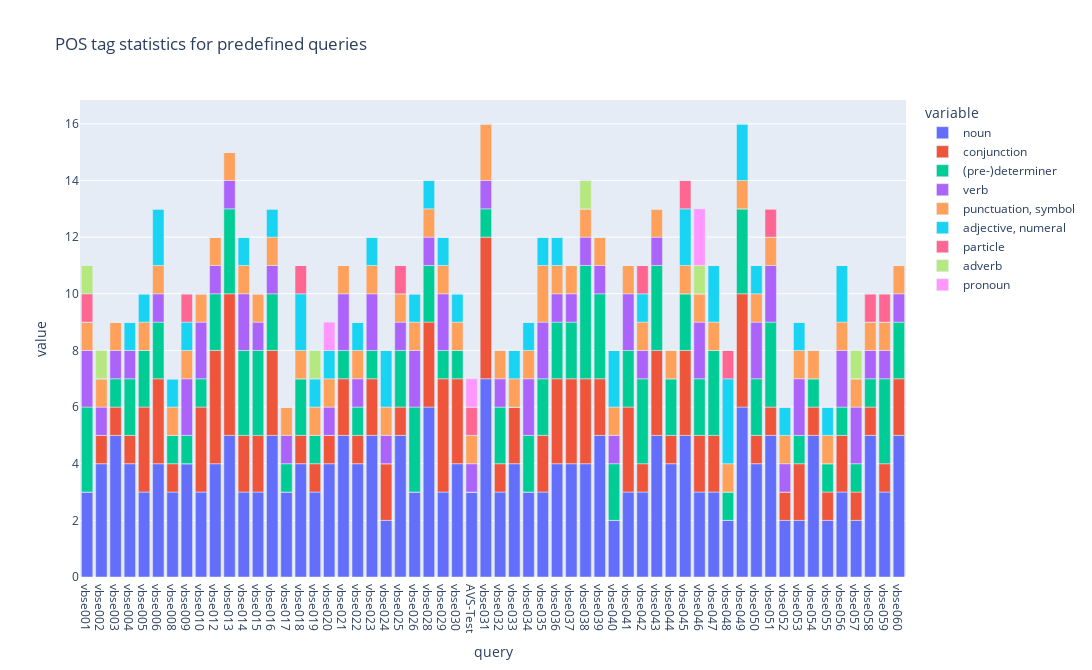

Here is the notebook cell this chart was saved with:
### Code cell
plot_pos_stats(predef_pos,s_postaglist)

### Figure 1 — Plotly figure (JSON) as saved in the notebook; plotly's stock layout.template omitted (floating-point values rounded to 4 significant figures)
{"data": [{"alignmentgroup": "True", "hovertemplate": "variable=noun<br>query=%{x}<br>value=%{y}<extra></extra>", "legendgroup": "noun", "marker": {"color": "#636efa", "pattern": {"shape": ""}}, "name": "noun", "offsetgroup": "noun", "orientation": "v", "showlegend": true, "textposition": "auto", "type": "bar", "x": ["vbse001", "vbse002", "vbse003", "vbse004", "vbse005", "vbse006", "vbse008", "vbse009", "vbse010", "vbse012", "vbse013", "vbse014", "vbse015", "vbse016", "vbse017", "vbse018", "vbse019", "vbse020", "vbse021", "vbse022", "vbse023", "vbse024", "vbse025", "vbse026", "vbse028", "vbse029", "vbse030", "AVS-Test", "vbse031", "vbse032", "vbse033", "vbse034", "vbse035", "vbse036", "vbse037", "vbse038", "vbse039", "vbse040", "vbse041", "vbse042", "vbse043", "vbse044", "vbse045", "vbse046", "vbse047", "vbse048", "vbse049", "vbse050", "vbse051", "vbse052", "vbse053", "vbse054", "vbse055", "vbse056", "vbse057", "vbse058", "vbse059", "vbse060"], "xaxis": "x", "y": [3, 4, 5, 4, 3, 4, 3, 4, 3, 4, 5, 3, 3, 5, 3, 4, 3, 4, 5, 4, 5, 2, 5, 3, 6, 3, 4, 3, 7, 3, 4, 3, 3, 4, 4, 4, 5, 2, 3, 3, 5, 4, 5, 3, 3, 2, 6, 4, 5, 2, 2, 5, 2, 3, 2, 5, 3, 5], "yaxis": "y"}, {"alignmentgroup": "True", "hovertemplate": "variable=conjunction<br>query=%{x}<br>value=%{y}<extra></extra>", "legendgroup": "conjunction", "marker": {"color": "#EF553B", "pattern": {"shape": ""}}, "name": "conjunction", "offsetgroup": "conjunction", "orientation": "v", "showlegend": true, "textposition": "auto", "type": "bar", "x": ["vbse001", "vbse002", "vbse003", "vbse004", "vbse005", "vbse006", "vbse008", "vbse009", "vbse010", "vbse012", "vbse013", "vbse014", "vbse015", "vbse016", "vbse017", "vbse018", "vbse019", "vbse020", "vbse021", "vbse022", "vbse023", "vbse024", "vbse025", "vbse026", "vbse028", "vbse029", "vbse030", "AVS-Test", "vbse031", "vbse032", "vbse033", "vbse034", "vbse035", "vbse036", "vbse037", "vbse038", "vbse039", "vbse040", "vbse041", "vbse042", "vbse043", "vbse044", "vbse045", "vbse046", "vbse047", "vbse048", "vbse049", "vbse050", "vbse051", "vbse052", "vbse053", "vbse054", "vbse055", "vbse056", "vbse057", "vbse058", "vbse059", "vbse060"], "xaxis": "x", "y": [0, 1, 1, 1, 3, 3, 1, 0, 3, 4, 5, 2, 2, 3, 0, 1, 1, 1, 2, 1, 2, 2, 1, 0, 3, 4, 3, 0, 5, 1, 2, 0, 2, 3, 3, 3, 2, 0, 3, 1, 3, 1, 3, 2, 2, 0, 4, 1, 1, 1, 2, 1, 1, 2, 1, 1, 1, 2], "yaxis": "y"}, {"alignmentgroup": "True", "hovertemplate": "variable=(pre-)determiner<br>query=%{x}<br>value=%{y}<extra></extra>", "legendgroup": "(pre-)determiner", "marker": {"color": "#00cc96", "pattern": {"shape": ""}}, "name": "(pre-)determiner", "offsetgroup": "(pre-)determiner", "orientation": "v", "showlegend": true, "textposition": "auto", "type": "bar", "x": ["vbse001", "vbse002", "vbse003", "vbse004", "vbse005", "vbse006", "vbse008", "vbse009", "vbse010", "vbse012", "vbse013", "vbse014", "vbse015", "vbse016", "vbse017", "vbse018", "vbse019", "vbse020", "vbse021", "vbse022", "vbse023", "vbse024", "vbse025", "vbse026", "vbse028", "vbse029", "vbse030", "AVS-Test", "vbse031", "vbse032", "vbse033", "vbse034", "vbse035", "vbse036", "vbse037", "vbse038", "vbse039", "vbse040", "vbse041", "vbse042", "vbse043", "vbse044", "vbse045", "vbse046", "vbse047", "vbse048", "vbse049", "vbse050", "vbse051", "vbse052", "vbse053", "vbse054", "vbse055", "vbse056", "vbse057", "vbse058", "vbse059", "vbse060"], "xaxis": "x", "y": [3, 0, 1, 2, 2, 2, 1, 1, 1, 2, 3, 3, 3, 2, 1, 2, 1, 0, 1, 1, 1, 0, 2, 3, 2, 1, 1, 0, 1, 2, 0, 2, 2, 2, 2, 4, 3, 2, 2, 3, 3, 2, 2, 2, 3, 1, 3, 2, 3, 0, 1, 1, 1, 1, 1, 1, 3, 2], "yaxis": "y"}, {"alignmentgroup": "True", "hovertemplate": "variable=verb<br>query=%{x}<br>value=%{y}<extra></extra>", "legendgroup": "verb", "marker": {"color": "#ab63fa", "pattern": {"shape": ""}}, "name": "verb", "offsetgroup": "verb", "orientation": "v", "showlegend": true, "textposition": "auto", "type": "bar", "x": ["vbse001", "vbse002", "vbse003", "vbse004", "vbse005", "vbse006", "vbse008", "vbse009", "vbse010", "vbse012", "vbse013", "vbse014", "vbse015", "vbse016", "vbse017", "vbse018", "vbse019", "vbse020", "vbse021", "vbse022", "vbse023", "vbse024", "vbse025", "vbse026", "vbse028", "vbse029", "vbse030", "AVS-Test", "vbse031", "vbse032", "vbse033", "vbse034", "vbse035", "vbse036", "vbse037", "vbse038", "vbse039", "vbse040", "vbse041", "vbse042", "vbse043", "vbse044", "vbse045", "vbse046", "vbse047", "vbse048", "vbse049", "vbse050", "vbse051", "vbse052", "vbse053", "vbse054", "vbse055", "vbse056", "vbse057", "vbse058", "vbse059", "vbse060"], "xaxis": "x", "y": [2, 1, 1, 1, 0, 1, 0, 2, 2, 1, 1, 2, 1, 1, 1, 0, 0, 1, 2, 1, 2, 1, 1, 2, 1, 2, 0, 1, 1, 1, 0, 2, 2, 1, 1, 1, 1, 1, 2, 1, 1, 0, 0, 2, 0, 0, 0, 2, 2, 1, 2, 0, 0, 2, 2, 1, 1, 1], "yaxis": "y"}, {"alignmentgroup": "True", "hovertemplate": "variable=punctuation, symbol<br>query=%{x}<br>value=%{y}<extra></extra>", "legendgroup": "punctuation, symbol", "marker": {"color": "#FFA15A", "pattern": {"shape": ""}}, "name": "punctuation, symbol", "offsetgroup": "punctuation, symbol", "orientation": "v", "showlegend": true, "textposition": "auto", "type": "bar", "x": ["vbse001", "vbse002", "vbse003", "vbse004", "vbse005", "vbse006", "vbse008", "vbse009", "vbse010", "vbse012", "vbse013", "vbse014", "vbse015", "vbse016", "vbse017", "vbse018", "vbse019", "vbse020", "vbse021", "vbse022", "vbse023", "vbse024", "vbse025", "vbse026", "vbse028", "vbse029", "vbse030", "AVS-Test", "vbse031", "vbse032", "vbse033", "vbse034", "vbse035", "vbse036", "vbse037", "vbse038", "vbse039", "vbse040", "vbse041", "vbse042", "vbse043", "vbse044", "vbse045", "vbse046", "vbse047", "vbse048", "vbse049", "vbse050", "vbse051", "vbse052", "vbse053", "vbse054", "vbse055", "vbse056", "vbse057", "vbse058", "vbse059", "vbse060"], "xaxis": "x", "y": [1, 1, 1, 0, 1, 1, 1, 1, 1, 1, 1, 1, 1, 1, 1, 1, 1, 1, 1, 1, 1, 1, 1, 1, 1, 1, 1, 1, 2, 1, 1, 1, 2, 1, 1, 1, 1, 1, 1, 1, 1, 1, 1, 1, 1, 1, 1, 1, 1, 1, 1, 1, 1, 1, 1, 1, 1, 1], "yaxis": "y"}, {"alignmentgroup": "True", "hovertemplate": "variable=adjective, numeral<br>query=%{x}<br>value=%{y}<extra></extra>", "legendgroup": "adjective, numeral", "marker": {"color": "#19d3f3", "pattern": {"shape": ""}}, "name": "adjective, numeral", "offsetgroup": "adjective, numeral", "orientation": "v", "showlegend": true, "textposition": "auto", "type": "bar", "x": ["vbse001", "vbse002", "vbse003", "vbse004", "vbse005", "vbse006", "vbse008", "vbse009", "vbse010", "vbse012", "vbse013", "vbse014", "vbse015", "vbse016", "vbse017", "vbse018", "vbse019", "vbse020", "vbse021", "vbse022", "vbse023", "vbse024", "vbse025", "vbse026", "vbse028", "vbse029", "vbse030", "AVS-Test", "vbse031", "vbse032", "vbse033", "vbse034", "vbse035", "vbse036", "vbse037", "vbse038", "vbse039", "vbse040", "vbse041", "vbse042", "vbse043", "vbse044", "vbse045", "vbse046", "vbse047", "vbse048", "vbse049", "vbse050", "vbse051", "vbse052", "vbse053", "vbse054", "vbse055", "vbse056", "vbse057", "vbse058", "vbse059", "vbse060"], "xaxis": "x", "y": [0, 0, 0, 1, 1, 2, 1, 1, 0, 0, 0, 1, 0, 1, 0, 2, 1, 1, 0, 1, 1, 2, 0, 1, 1, 1, 1, 0, 0, 0, 1, 1, 1, 1, 0, 0, 0, 2, 0, 1, 0, 0, 2, 0, 2, 3, 2, 1, 0, 1, 1, 0, 1, 2, 0, 0, 0, 0], "yaxis": "y"}, {"alignmentgroup": "True", "hovertemplate": "variable=particle<br>query=%{x}<br>value=%{y}<extra></extra>", "legendgroup": "particle", "marker": {"color": "#FF6692", "pattern": {"shape": ""}}, "name": "particle", "offsetgroup": "particle", "orientation": "v", "showlegend": true, "textposition": "auto", "type": "bar", "x": ["vbse001", "vbse002", "vbse003", "vbse004", "vbse005", "vbse006", "vbse008", "vbse009", "vbse010", "vbse012", "vbse013", "vbse014", "vbse015", "vbse016", "vbse017", "vbse018", "vbse019", "vbse020", "vbse021", "vbse022", "vbse023", "vbse024", "vbse025", "vbse026", "vbse028", "vbse029", "vbse030", "AVS-Test", "vbse031", "vbse032", "vbse033", "vbse034", "vbse035", "vbse036", "vbse037", "vbse038", "vbse039", "vbse040", "vbse041", "vbse042", "vbse043", "vbse044", "vbse045", "vbse046", "vbse047", "vbse048", "vbse049", "vbse050", "vbse051", "vbse052", "vbse053", "vbse054", "vbse055", "vbse056", "vbse057", "vbse058", "vbse059", "vbse060"], "xaxis": "x", "y": [1, 0, 0, 0, 0, 0, 0, 1, 0, 0, 0, 0, 0, 0, 0, 1, 0, 0, 0, 0, 0, 0, 1, 0, 0, 0, 0, 1, 0, 0, 0, 0, 0, 0, 0, 0, 0, 0, 0, 1, 0, 0, 1, 0, 0, 1, 0, 0, 1, 0, 0, 0, 0, 0, 0, 1, 1, 0], "yaxis": "y"}, {"alignmentgroup": "True", "hovertemplate": "variable=adverb<br>query=%{x}<br>value=%{y}<extra></extra>", "legendgroup": "adverb", "marker": {"color": "#B6E880", "pattern": {"shape": ""}}, "name": "adverb", "offsetgroup": "adverb", "orientation": "v", "showlegend": true, "textposition": "auto", "type": "bar", "x": ["vbse001", "vbse002", "vbse003", "vbse004", "vbse005", "vbse006", "vbse008", "vbse009", "vbse010", "vbse012", "vbse013", "vbse014", "vbse015", "vbse016", "vbse017", "vbse018", "vbse019", "vbse020", "vbse021", "vbse022", "vbse023", "vbse024", "vbse025", "vbse026", "vbse028", "vbse029", "vbse030", "AVS-Test", "vbse031", "vbse032", "vbse033", "vbse034", "vbse035", "vbse036", "vbse037", "vbse038", "vbse039", "vbse040", "vbse041", "vbse042", "vbse043", "vbse044", "vbse045", "vbse046", "vbse047", "vbse048", "vbse049", "vbse050", "vbse051", "vbse052", "vbse053", "vbse054", "vbse055", "vbse056", "vbse057", "vbse058", "vbse059", "vbse060"], "xaxis": "x", "y": [1, 1, 0, 0, 0, 0, 0, 0, 0, 0, 0, 0, 0, 0, 0, 0, 1, 0, 0, 0, 0, 0, 0, 0, 0, 0, 0, 0, 0, 0, 0, 0, 0, 0, 0, 1, 0, 0, 0, 0, 0, 0, 0, 1, 0, 0, 0, 0, 0, 0, 0, 0, 0, 0, 1, 0, 0, 0], "yaxis": "y"}, {"alignmentgroup": "True", "hovertemplate": "variable=pronoun<br>query=%{x}<br>value=%{y}<extra></extra>", "legendgroup": "pronoun", "marker": {"color": "#FF97FF", "pattern": {"shape": ""}}, "name": "pronoun", "offsetgroup": "pronoun", "orientation": "v", "showlegend": true, "textposition": "auto", "type": "bar", "x": ["vbse001", "vbse002", "vbse003", "vbse004", "vbse005", "vbse006", "vbse008", "vbse009", "vbse010", "vbse012", "vbse013", "vbse014", "vbse015", "vbse016", "vbse017", "vbse018", "vbse019", "vbse020", "vbse021", "vbse022", "vbse023", "vbse024", "vbse025", "vbse026", "vbse028", "vbse029", "vbse030", "AVS-Test", "vbse031", "vbse032", "vbse033", "vbse034", "vbse035", "vbse036", "vbse037", "vbse038", "vbse039", "vbse040", "vbse041", "vbse042", "vbse043", "vbse044", "vbse045", "vbse046", "vbse047", "vbse048", "vbse049", "vbse050", "vbse051", "vbse052", "vbse053", "vbse054", "vbse055", "vbse056", "vbse057", "vbse058", "vbse059", "vbse060"], "xaxis": "x", "y": [0, 0, 0, 0, 0, 0, 0, 0, 0, 0, 0, 0, 0, 0, 0, 0, 0, 1, 0, 0, 0, 0, 0, 0, 0, 0, 0, 1, 0, 0, 0, 0, 0, 0, 0, 0, 0, 0, 0, 0, 0, 0, 0, 2, 0, 0, 0, 0, 0, 0, 0, 0, 0, 0, 0, 0, 0, 0], "yaxis": "y"}], "layout": {"barmode": "relative", "height": 670, "legend": {"title": {"text": "variable"}, "tracegroupgap": 0}, "title": {"text": "POS tag statistics for predefined queries"}, "width": 1600, "xaxis": {"anchor": "y", "autorange": true, "domain": [0, 1], "range": [-0.5, 57.5], "title": {"text": "query"}, "type": "category"}, "yaxis": {"anchor": "x", "autorange": true, "domain": [0, 1], "range": [0, 16.84], "title": {"text": "value"}, "type": "linear"}}}
